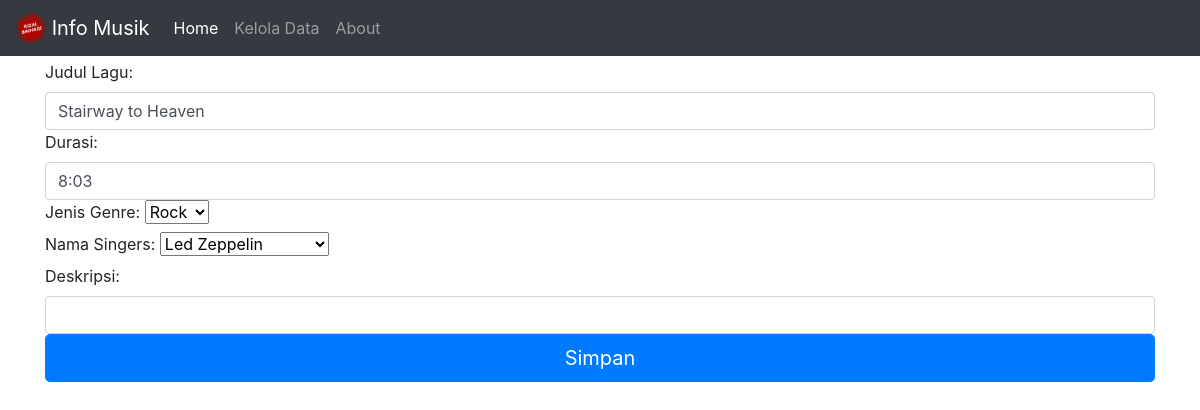
The page /index.php?r=user/edit&id=2 on the database its author committed.
### tables this page shows
CREATE TABLE `music` (
  `id_music` int(11) NOT NULL,
  `title` varchar(50) NOT NULL,
  `durasi` varchar(20) NOT NULL,
  `id_genre` int(11) NOT NULL,
  `id_singers` int(11) NOT NULL,
  `photo` varchar(50) NOT NULL,
  `deskripsi` text NOT NULL
);

CREATE TABLE `genre` (
  `id_genre` int(11) NOT NULL,
  `name_genre` varchar(50) NOT NULL
);

CREATE TABLE `singers` (
  `id_singers` int(11) NOT NULL,
  `name_singers` varchar(50) NOT NULL
);

### lib.php (called while the page is built)
<?php
function koneksi(){
    $koneksi=mysqli_connect("localhost",'root','','dbmusic');
    return $koneksi;
}

### page/user/edit.php (the view, shortened to what this page needs)
<?php
$id=isset($_GET['id'])?$_GET['id']:'';
$id=mysqli_real_escape_string(koneksi(),$id);
$query="select * from music JOIN genre using(id_genre) JOIN singers using(id_singers) where id_music=$id";
$res=mysqli_query(koneksi(),$query);
$row=mysqli_fetch_object($res);
?>
<form action='' method='post' >
    <div class='from-group'>
        <label>Judul Lagu:</label>
        <input name='title' value="<?=$row->title?>" class='form-control' required />
    </div>
    <div class='from-group'>
        <label>Durasi:</label>
        <input name='durasi' value="<?=$row->durasi?>" class='form-control' required />
    </div>
    <div class='from-group'>
        <label>Jenis Genre:</label>
        <select name="id_genre" id="id_genre">
          <option value="<?=$row->id_genre?>"><?=$row->name_genre?></option>
          </select>
    </div>
    <div class='from-group'>
        <label>Nama Singers:</label>
        <select name="id_singers" id="id_singers">
          <option value="<?=$row->id_singers?>"><?=$row->name_singers?></option>
          </select>
    </div>
    <div class='from-group'>
        <label>Deskripsi:</label>
        <input name='deskripsi' value="<?=$row->deskripsi?>" class='form-control' required />
    </div>
    <button class='btn btn-primary btn-lg btn-block' name="tombol" value="tombol">Simpan</button>
</form>

### assets/css/sticky-footer-navbar.css (style rules this page uses)
html { position: relative; min-height: 100%; }
body { margin-bottom: 60px; }

### rows shown on the page
music: title "Stairway to Heaven", durasi "8:03", id_genre "Rock", id_singers "Led Zeppelin"
